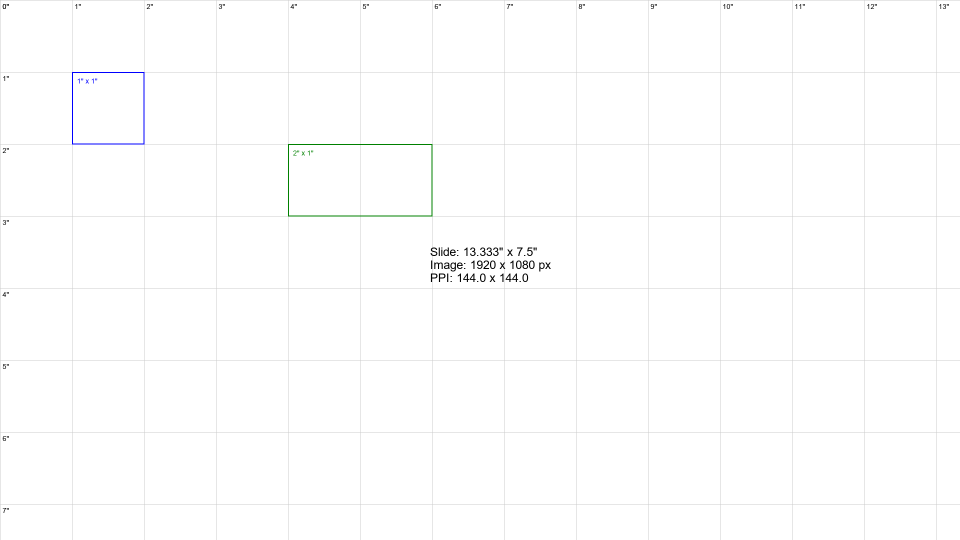
#> input picture calibration_reference.png, 1920 x 1080 px (shown at 1/2 size)
$ python comparator.py ../calibration_reference.png ../calibration_reference.png
#> lines starting #> are read from the running program, lines starting #| are printed output that depends on the picture
### config.py
"""
Central configuration for the PPTX design system.

This module provides all configuration settings including paths,
iteration limits, and tool paths for LibreOffice and Poppler.
"""
import os
from pathlib import Path

# Base paths
PROJECT_ROOT = Path(r"C:\Users\wpcol\claudecode\pptx-design")
TEMPLATE_DIR = PROJECT_ROOT / "pptx_templates"
OUTPUT_DIR = PROJECT_ROOT / "outputs"
DESCRIPTION_DIR = PROJECT_ROOT / "descriptions"
DIFF_DIR = PROJECT_ROOT / "diffs"
SRC_DIR = PROJECT_ROOT / "pptx_extractor"

# Ensure directories exist
for dir_path in [OUTPUT_DIR, DESCRIPTION_DIR, DIFF_DIR]:
    dir_path.mkdir(parents=True, exist_ok=True)

# LibreOffice path (adjust if needed for Windows)
# Common locations:
LIBREOFFICE_PATH = r"C:\Program Files\LibreOffice\program\soffice.exe"
# Alternative: r"C:\Program Files (x86)\LibreOffice\program\soffice.exe"


def get_poppler_path() -> str | None:
    """
    Detect Poppler installation path.

    Priority:
    1. Active conda environment (CONDA_PREFIX)
    2. Explicit fallback path for the pptx-design environment
    3. None (relies on system PATH)

    Returns:
        Path to Poppler bin directory, or None if not found.
    """
    # Check if we're in an activated conda environment
    conda_prefix = os.environ.get('CONDA_PREFIX')
    if conda_prefix:
        poppler_bin = Path(conda_prefix) / 'Library' / 'bin'
        if (poppler_bin / 'pdftoppm.exe').exists():
            return str(poppler_bin)

    # Fallback: check the expected pptx-design environment location
    fallback_paths = [
        Path(os.path.expanduser('~')) / 'miniforge3' / 'envs' / 'pptx-design' / 'Library' / 'bin',
        Path(os.path.expanduser('~')) / 'miniconda3' / 'envs' / 'pptx-design' / 'Library' / 'bin',
        Path(os.path.expanduser('~')) / 'anaconda3' / 'envs' / 'pptx-design' / 'Library' / 'bin',
    ]

    for fallback in fallback_paths:
        if fallback.exists() and (fallback / 'pdftoppm.exe').exists():
            return str(fallback)

    # Last resort: assume it's in system PATH
    return None


def check_libreoffice() -> bool:
    """Check if LibreOffice is installed at the configured path."""
    return Path(LIBREOFFICE_PATH).exists()


# [8 lines left out: function check_poppler, not called in this run]


POPPLER_PATH = get_poppler_path()

# Iteration settings
MAX_ITERATIONS = 10
SIMILARITY_THRESHOLD = 0.95  # 0-1 scale for programmatic comparison

# Rendering settings
RENDER_DPI = 150  # Higher = more detail but slower

# Slide dimensions (standard widescreen 16:9)
DEFAULT_SLIDE_WIDTH_INCHES = 13.333
DEFAULT_SLIDE_HEIGHT_INCHES = 7.5


# [21 lines left out: function print_config_status, not called in this run]


# [2 lines that do not run on import are left out]

### pptx_extractor/comparator.py
"""
Visual Comparison Module

Compares two images (original template render vs. generated output) using
structural similarity (SSIM) and generates visual diff images.
"""
import base64
import logging
from pathlib import Path
from typing import Optional

import numpy as np
from PIL import Image

# Add parent directory to path for config import
import sys
sys.path.insert(0, str(Path(__file__).parent.parent))

from config import DIFF_DIR

# Configure logging
logging.basicConfig(level=logging.INFO)
logger = logging.getLogger(__name__)


class ComparisonError(Exception):
    """Exception raised when comparison fails."""
    pass


def load_image(image_path: Path) -> np.ndarray:
    """
    Load an image and convert to numpy array.

    Args:
        image_path: Path to the image file

    Returns:
        Numpy array of the image in RGB format

    Raises:
        ComparisonError: If image cannot be loaded
    """
    image_path = Path(image_path)

    if not image_path.exists():
        raise ComparisonError(f"Image not found: {image_path}")

    try:
        with Image.open(image_path) as img:
            # Convert to RGB if necessary (handles RGBA, grayscale, etc.)
            if img.mode != 'RGB':
                img = img.convert('RGB')
            return np.array(img)
    except Exception as e:
        raise ComparisonError(f"Failed to load image {image_path}: {e}")


def resize_to_match(img1: np.ndarray, img2: np.ndarray) -> tuple[np.ndarray, np.ndarray]:
    """
    Resize images to match dimensions (uses the larger dimensions).

    Args:
        img1: First image array
        img2: Second image array

    Returns:
        Tuple of (resized_img1, resized_img2)
    """
    h1, w1 = img1.shape[:2]
    h2, w2 = img2.shape[:2]

    if (h1, w1) == (h2, w2):
        return img1, img2

    # Use the larger dimensions
    target_h = max(h1, h2)
    target_w = max(w1, w2)

    logger.debug(f"Resizing images from ({w1}x{h1}), ({w2}x{h2}) to ({target_w}x{target_h})")

    # [4 lines left out: function resize, not called in this run]

    img1_resized = resize(img1, target_w, target_h) if (h1, w1) != (target_h, target_w) else img1
    img2_resized = resize(img2, target_w, target_h) if (h2, w2) != (target_h, target_w) else img2

    return img1_resized, img2_resized


def compute_similarity(
    image1_path: Path,
    image2_path: Path,
    resize: bool = True
) -> float:
    """
    Compute structural similarity between two images.

    Uses SSIM (Structural Similarity Index) from scikit-image.

    Args:
        image1_path: Path to the first image
        image2_path: Path to the second image
        resize: If True, resize images to match dimensions

    Returns:
        Similarity score from 0.0 (completely different) to 1.0 (identical)

    Raises:
        ComparisonError: If comparison fails
    """
    try:
        from skimage.metrics import structural_similarity as ssim
    except ImportError:
        raise ComparisonError(
            "scikit-image not installed. Run: pip install scikit-image"
        )

    img1 = load_image(image1_path)
    img2 = load_image(image2_path)

    if resize:
        img1, img2 = resize_to_match(img1, img2)

    # Check dimensions match
    if img1.shape != img2.shape:
        raise ComparisonError(
            f"Image dimensions do not match: {img1.shape} vs {img2.shape}. "
            "Set resize=True to automatically resize."
        )

    # Compute SSIM
    # Use channel_axis=2 for color images (RGB has channels in axis 2)
    try:
        score = ssim(img1, img2, channel_axis=2, data_range=255)
    except Exception as e:
        raise ComparisonError(f"SSIM computation failed: {e}")

    logger.info(f"Similarity score: {score:.4f}")
    return float(score)


def generate_diff_image(
    image1_path: Path,
    image2_path: Path,
    output_path: Optional[Path] = None,
    mode: str = "highlight"
) -> Path:
    """
    Generate a visual diff image highlighting differences.

    Args:
        image1_path: Path to the original/reference image
        image2_path: Path to the generated/comparison image
        output_path: Path for the output diff image (auto-generated if None)
        mode: Diff visualization mode:
            - "highlight": Highlight differences in red overlay
            - "sidebyside": Side-by-side comparison
            - "difference": Raw pixel difference

    Returns:
        Path to the generated diff image

    Raises:
        ComparisonError: If diff generation fails
    """
    img1 = load_image(image1_path)
    img2 = load_image(image2_path)
    img1, img2 = resize_to_match(img1, img2)

    if output_path is None:
        name1 = Path(image1_path).stem
        name2 = Path(image2_path).stem
        output_path = DIFF_DIR / f"diff_{name1}_vs_{name2}.png"
    else:
        output_path = Path(output_path)

    output_path.parent.mkdir(parents=True, exist_ok=True)

    if mode == "highlight":
        diff_img = _create_highlight_diff(img1, img2)
    elif mode == "sidebyside":
        diff_img = _create_sidebyside_diff(img1, img2)
    elif mode == "difference":
        diff_img = _create_difference_diff(img1, img2)
    else:
        raise ComparisonError(f"Unknown diff mode: {mode}")

    # Save the diff image
    Image.fromarray(diff_img).save(output_path)
    logger.info(f"Diff image saved: {output_path}")

    return output_path


# [16 lines left out: function _create_highlight_diff, not called in this run]


def _create_sidebyside_diff(img1: np.ndarray, img2: np.ndarray) -> np.ndarray:
    """Create a side-by-side comparison image."""
    h, w = img1.shape[:2]

    # Create separator line
    separator_width = 4
    separator = np.full((h, separator_width, 3), [128, 128, 128], dtype=np.uint8)

    # Concatenate horizontally
    output = np.hstack([img1, separator, img2])

    return output


# [74 lines left out: functions _create_difference_diff, image_to_base64, prepare_comparison_prompt, not called in this run]


def compare_slides(
    original_path: Path,
    generated_path: Path,
    generate_diff: bool = True,
    diff_mode: str = "sidebyside"
) -> dict:
    """
    Full comparison of two slide images.

    Args:
        original_path: Path to the original slide image
        generated_path: Path to the generated slide image
        generate_diff: If True, generate a visual diff image
        diff_mode: Mode for diff visualization

    Returns:
        Dictionary with comparison results:
        {
            "similarity": float,
            "matches_threshold": bool,
            "diff_path": Path or None,
            "original_path": Path,
            "generated_path": Path
        }
    """
    from config import SIMILARITY_THRESHOLD

    similarity = compute_similarity(original_path, generated_path)

    result = {
        "similarity": similarity,
        "matches_threshold": similarity >= SIMILARITY_THRESHOLD,
        "diff_path": None,
        "original_path": Path(original_path),
        "generated_path": Path(generated_path)
    }

    if generate_diff:
        result["diff_path"] = generate_diff_image(
            original_path,
            generated_path,
            mode=diff_mode
        )

    return result


if __name__ == "__main__":
    # Test the comparator
    import sys

    if len(sys.argv) != 3:
        print("Usage: python comparator.py <image1> <image2>")
        print("\nThis will compute similarity and generate diff images.")
        sys.exit(1)

    img1_path = Path(sys.argv[1])
    img2_path = Path(sys.argv[2])

    print(f"Comparing: {img1_path.name} vs {img2_path.name}")
    print("=" * 50)

    try:
        result = compare_slides(img1_path, img2_path)
#> in load_image, img is the input picture: PIL image 1920x1080 RGB; mean R, G, B 253.5, 253.6, 253.6
#> in compute_similarity, `score = ssim(img1, img2, channel_axis=2, data_range=255)`: score = 1
#> in _create_sidebyside_diff, `output = np.hstack([img1, separator, img2])`:
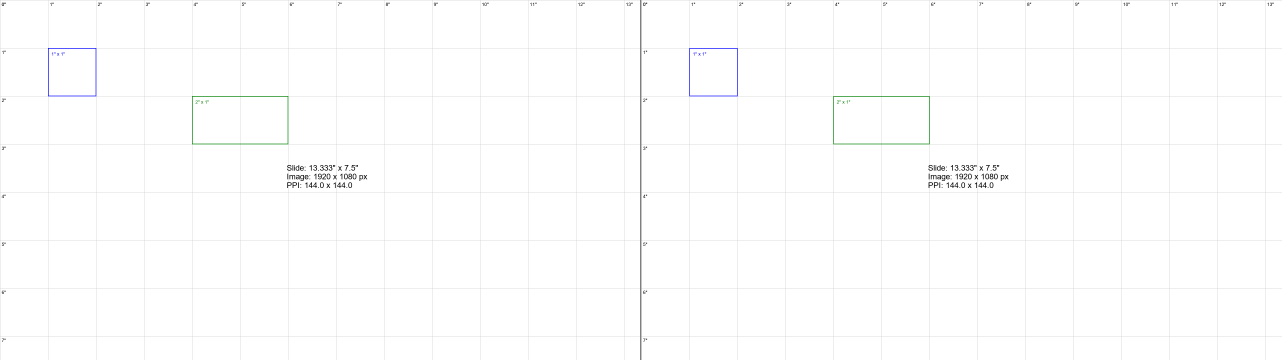
#> output: shape (1080, 3844, 3) (shown at 1/3 size); mean R, G, B 253.3, 253.4, 253.5
#> result = 5 items

        print(f"Similarity: {result['similarity']:.4f}")
#| Similarity: 1.0000
        print(f"Matches threshold: {result['matches_threshold']}")
#| Matches threshold: True
        if result['diff_path']:
            print(f"Diff image: {result['diff_path']}")
#| Diff image: C:\Users\wpcol\claudecode\pptx-design/diffs/diff_calibration_reference_vs_calibration_reference.png

    except Exception as e:
        print(f"Error: {e}")
        sys.exit(1)
